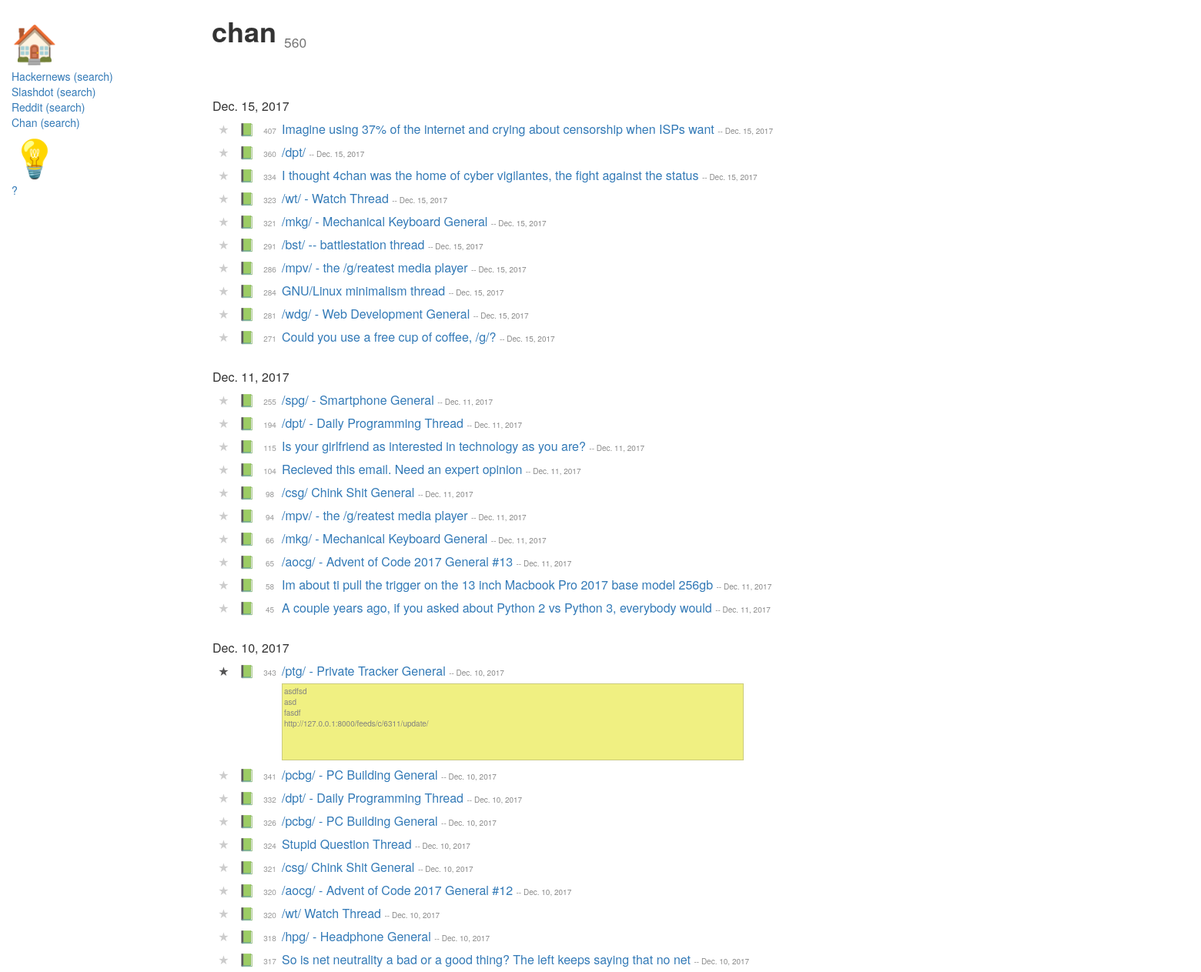
The app's page /feeds/c/ with its own data.
### feeds/models.py (models this page shows, shortened)
class Chan(models.Model):
    title = models.CharField(max_length=500, null=True, blank=True)
    url = models.URLField(max_length=500, null=True, blank=True)
    num_comments = models.IntegerField(default=0)
    date = models.DateField(auto_now_add=True, db_index=True)
    notes = models.CharField(max_length=500, default='', blank=True)
    star = models.BooleanField(default=False)
    md5 = models.CharField(max_length=100, default='', blank=True)
    subject = models.CharField(max_length=500, default='', blank=True)
    class Meta:
        ordering = ['-date', '-num_comments']

### feeds/views.py (the view)
class ChanListView(generic.ListView):
    model = Chan

### feeds/templates/feeds/chan_list.html (shortened to what this page needs)
{% extends "base_generic.html" %}
{% block content %}
<h1> <b> chan </b> <sub> <small> {{ chan_list|length }} </small> </sub> </h1>
<table width="5150">
  <tr height="30px">
    <td width="30px"> </td>
    <td width="30px"> </td>
    <td width="30px"> </td>
    <td width="6060px"> </td>
  </tr>
  {% regroup chan_list by date as date_list %}
  {% for date in date_list %}
  <tr height="22px">
    <td colspan="4"></td>
  </tr>
  <tr height="30px">
    <td align="left" colspan="4">
      <font size="3">
            {{ date.grouper }}
      </font>
    </td>
  </tr>
  {% for item in date.list|slice:":10" %}
  <tr height="30px">
    <td align="center" >
      {% if item.star %}
      <font color="#535354" size="3">
        <span id={{item.id}} name={{item.id}} onclick="window.location.href = 'http://127.0.0.1:8000/feeds/c/'+{{item.id}}+'/update-star';">&#9733;</span>
      </font>
      {% else %}
      <font color="#cccccc" size="3">
      <span id={{item.id}} name={{item.id}} onclick="window.location.href = 'http://127.0.0.1:8000/feeds/c/'+{{item.id}}+'/update-star';">&#9733;</span>
      </font>
      {% endif %}
    </td>
    <td align="center">
      {% if item.notes %}
      <span id={{item.id}} name={{item.id}} onclick="window.location.href = 'http://127.0.0.1:8000/feeds/c/'+{{item.id}}+'/update';">
        <font color="black" size="3">&#128215;</font>
      </span>
      {% else %}
      <span id={{item.id}} name={{item.id}} onclick="window.location.href = 'http://127.0.0.1:8000/feeds/c/'+{{item.id}}+'/update';">
          <font color="#b2b5ba" size="3">&#128215;</font>
        </span>
      {% endif %}
    </td>
    <td align="center">
      <font color="#999" size="1">{{item.num_comments}}</font>
    </td>
    <td align="left"  >
      <font size="3">
        <a href="{{item.url}}"> {{item.title|truncatechars:128}} </a>
      </font>
      <font color="#888" size="1">
        -- {{item.date}}
      </font>
    </td>
  </tr>
    {% if item.notes %}
    <tr height="30px">
      <td colspan="3">
      </td>
      <td align="left">
        <font size="1" color="grey">
          <textarea disabled="disabled" wrap="off" style="background-color: rgb(240,240,130); height:100px; width:600px" >{{item.notes}}</textarea> </font>
      </td>
    </tr>
    {% endif %}
    {% endfor %}
  {% endfor %}
</table>
{% endblock %}

### feeds/templates/base_generic.html (shortened to what this page needs)
<!DOCTYPE html>
<html lang="en">
<head>
  <link rel="stylesheet" href="https://maxcdn.bootstrapcdn.com/bootstrap/3.3.7/css/bootstrap.min.css">
  {% load static %}
  <link rel="stylesheet" href="{% static 'css/styles.css' %}">
</head>
<body>
  <div class="container-fluid">
    <div class="row">
      <div class="col-sm-2">
      {% block sidebar %}
      <div class="sidebar-nav">
        <a href="{% url 'index' %}"><font size="10">&#127968;</font></a><br>
        <a href="{% url 'hackernews' %}">Hackernews</a> <a href="{% url 'hackernews-search' %}">(search)</a>  <br>
        <a href="{% url 'slashdot' %}">Slashdot</a> <a href="{% url 'slashdot-search' %}">(search)</a>  <br>
        <a href="{% url 'reddit' %}">Reddit</a> <a href="{% url 'reddit-search' %}">(search)</a>  <br>
        <a href="{% url 'chan' %}">Chan</a> <a href="{% url 'chan-search' %}">(search)</a>  <br>
        <a href="{% url 'saved' %}"><font size="10">&#128161;</font></a> <br>
        <a href="127.0.0.1:7777"">?</a> <br>
      </div>
      {% endblock %}
      </div>
      <div class="col-sm-10 ">
      {% block content %}
      {% endblock %}
      </div>
    </div>
  </div>
</body>
</html>

### feeds/static/css/styles.css (style rules this page uses)
.sidebar-nav { margin-top: 20px; padding: 0; list-style: none; }

### feeds/templates/base_generic.html (style rules this page uses)
table { border: 1px solid red; table-layout: fixed; }
td { border: 1px solid red; overflow: hidden; white-space: nowrap; }
textarea { resize: none; }

### feeds/templates/feeds/chan_list.html (style rules this page uses)
table { border: 1px solid white; table-layout: fixed; width:850px; }
td { border: 1px solid white; overflow: hidden; white-space: nowrap; }
textarea { resize: none; }

### records on screen
Chan: grouper "Dec. 15, 2017", num_comments "407", title "Imagine using 37% of the internet and crying about censorship when ISPs want", date "Dec. 15, 2017"
Chan: num_comments "360", title "/dpt/", date "Dec. 15, 2017"
Chan: num_comments "334", title "I thought 4chan was the home of cyber vigilantes, the fight against the status", date "Dec. 15, 2017"
Chan: num_comments "323", title "/wt/ - Watch Thread", date "Dec. 15, 2017"
Chan: num_comments "321", title "/mkg/ - Mechanical Keyboard General", date "Dec. 15, 2017"
Chan: num_comments "291", title "/bst/ -- battlestation thread", date "Dec. 15, 2017"
Chan: num_comments "286", title "/mpv/ - the /g/reatest media player", date "Dec. 15, 2017"
Chan: num_comments "284", title "GNU/Linux minimalism thread", date "Dec. 15, 2017"
Chan: num_comments "281", title "/wdg/ - Web Development General", date "Dec. 15, 2017"
Chan: num_comments "271", title "Could you use a free cup of coffee, /g/?", date "Dec. 15, 2017"
Chan: grouper "Dec. 11, 2017", num_comments "255", title "/spg/ - Smartphone General", date "Dec. 11, 2017"
Chan: num_comments "194", title "/dpt/ - Daily Programming Thread", date "Dec. 11, 2017"
Chan: num_comments "115", title "Is your girlfriend as interested in technology as you are?", date "Dec. 11, 2017"
Chan: num_comments "104", title "Recieved this email. Need an expert opinion", date "Dec. 11, 2017"
Chan: num_comments "98", title "/csg/ Chink Shit General", date "Dec. 11, 2017"
Chan: num_comments "94", title "/mpv/ - the /g/reatest media player", date "Dec. 11, 2017"
Chan: num_comments "66", title "/mkg/ - Mechanical Keyboard General", date "Dec. 11, 2017"
Chan: num_comments "65", title "/aocg/ - Advent of Code 2017 General #13", date "Dec. 11, 2017"
Chan: num_comments "58", title "Im about ti pull the trigger on the 13 inch Macbook Pro 2017 base model 256gb", date "Dec. 11, 2017"
Chan: num_comments "45", title "A couple years ago, if you asked about Python 2 vs Python 3, everybody would", date "Dec. 11, 2017"
Chan: grouper "Dec. 10, 2017", num_comments "343", title "/ptg/ - Private Tracker General", date "Dec. 10, 2017", notes "asdfsd asd fasdf http://127.0.0.1:8000/feeds/c/6311/update/"
Chan: num_comments "341", title "/pcbg/ - PC Building General", date "Dec. 10, 2017"
Chan: num_comments "332", title "/dpt/ - Daily Programming Thread", date "Dec. 10, 2017"
Chan: num_comments "326", title "/pcbg/ - PC Building General", date "Dec. 10, 2017"
Chan: num_comments "324", title "Stupid Question Thread", date "Dec. 10, 2017"
Chan: num_comments "321", title "/csg/ Chink Shit General", date "Dec. 10, 2017"
Chan: num_comments "320", title "/aocg/ - Advent of Code 2017 General #12", date "Dec. 10, 2017"
Chan: num_comments "320", title "/wt/ Watch Thread", date "Dec. 10, 2017"
Chan: num_comments "318", title "/hpg/ - Headphone General", date "Dec. 10, 2017"
Chan: num_comments "317", title "So is net neutrality a bad or a good thing? The left keeps saying that no net", date "Dec. 10, 2017"

### other values on screen
{{ chan_list|length }} "560"
